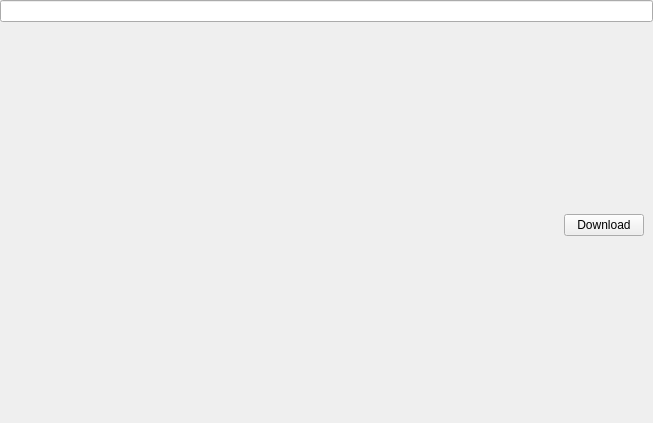
<?xml version="1.0" encoding="UTF-8"?>
<ui version="4.0">
 <class>CSettingsWnd4PluginsAvailable</class>
 <widget class="QWidget" name="CSettingsWnd4PluginsAvailable">
  <property name="geometry">
   <rect>
    <x>0</x>
    <y>0</y>
    <width>653</width>
    <height>423</height>
   </rect>
  </property>
  <layout class="QGridLayout" name="gridLayout">
   <property name="leftMargin">
    <number>0</number>
   </property>
   <property name="topMargin">
    <number>0</number>
   </property>
   <property name="rightMargin">
    <number>0</number>
   </property>
   <property name="bottomMargin">
    <number>0</number>
   </property>
   <item row="0" column="0">
    <layout class="QVBoxLayout" name="verticalLayout">
     <property name="spacing">
      <number>6</number>
     </property>
     <property name="topMargin">
      <number>0</number>
     </property>
     <item>
      <widget class="QLineEdit" name="lineEdit"/>
     </item>
     <item>
      <layout class="QVBoxLayout" name="Layout_splitter"/>
     </item>
     <item>
      <widget class="QWidget" name="wnd_btns" native="true">
       <layout class="QHBoxLayout" name="Layout_btns">
        <property name="leftMargin">
         <number>9</number>
        </property>
        <property name="topMargin">
         <number>9</number>
        </property>
        <property name="rightMargin">
         <number>9</number>
        </property>
        <property name="bottomMargin">
         <number>9</number>
        </property>
        <item>
         <spacer name="horizontalSpacer">
          <property name="orientation">
           <enum>Qt::Horizontal</enum>
          </property>
          <property name="sizeHint" stdset="0">
           <size>
            <width>40</width>
            <height>20</height>
           </size>
          </property>
         </spacer>
        </item>
        <item>
         <widget class="QPushButton" name="pushButton_dl">
          <property name="text">
           <string>Download</string>
          </property>
         </widget>
        </item>
       </layout>
      </widget>
     </item>
    </layout>
   </item>
  </layout>
 </widget>
 <resources/>
 <connections/>
</ui>
